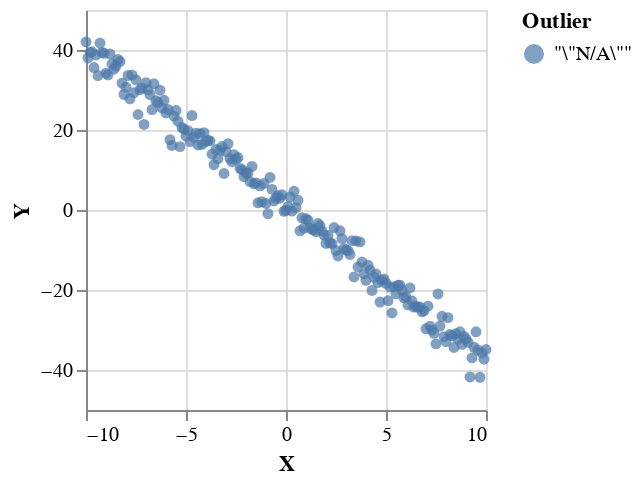

The code cell stored with this chart in its notebook:
### Code cell
plotVega (fmap (second (T.pack . show)) (zip regressionSamples (Prelude.repeat "N/A")))

### Figure 1 — Vega-Lite specification as saved in the notebook (floating-point values rounded to 4 significant figures; data arrays with more than 128 entries replaced by an {"elided": "..."} marker saying what was removed)
{"$schema": "https://vega.github.io/schema/vega-lite/v4.json", "data": {"values": {"elided": "201 records"}}, "encoding": {"color": {"field": "Outlier"}, "x": {"field": "X", "type": "quantitative"}, "y": {"field": "Y", "type": "quantitative"}}, "height": 200, "mark": "circle", "width": 200}
